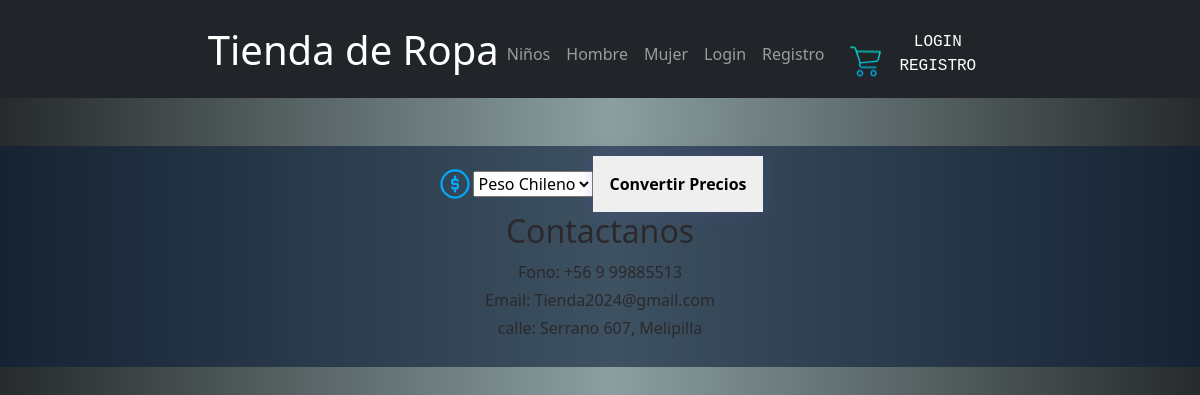
/trabajo/categorias_edit/4/, run on an earlier commit of the app's database.
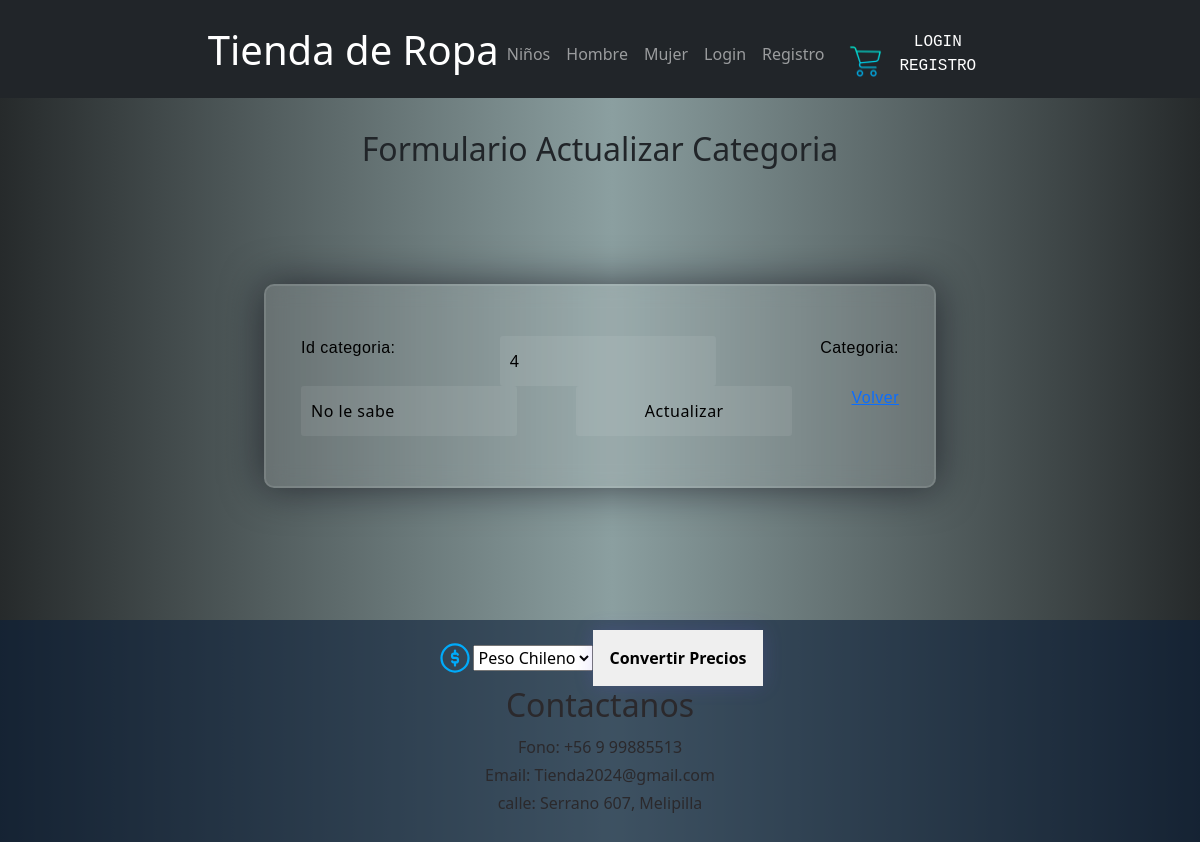
And on a later commit of the database.
### trabajo/models.py (models this page shows, shortened)
class Categoria(models.Model):
    id_categoria = models.CharField(max_length=4,db_column='idCategoria',primary_key=True)
    categoria = models.CharField(max_length=20, blank=False, null=False)

### trabajo/views.py (the view)
# urls.py: path('categorias_edit/<str:pk>/', categorias_edit, name='categorias_edit'),
def categorias_edit(request, pk):
    try:
        categoria = Categoria.objects.get(id_categoria=pk)  # Intenta obtener la categoría por su id
        mensaje = ""
        if request.method == "POST":
            form = CategoriaForm(request.POST, instance=categoria)
            if form.is_valid():
                form.save()
                mensaje = "Categoría actualizada correctamente."
        else:
            form = CategoriaForm(instance=categoria)
        context = {'categoria': categoria, 'form': form, 'mensaje': mensaje}
        return render(request, "trabajo/categorias_edit.html", context)
    except Categoria.DoesNotExist:
        categorias = Categoria.objects.all()
        mensaje = "Error: La categoría no existe."
        context = {'categorias': categorias, 'mensaje': mensaje}
        return render(request, "trabajo/categorias_edit.html", context)

### trabajo/forms.py
class CategoriaForm(ModelForm):
    class Meta:
      model = Categoria
      fields = "__all__"

### trabajo/templates/trabajo/categorias_edit.html (shortened to what this page needs)
{% extends 'base.html' %}
{% load static %}
{% block content %}
    <div class="productosAddMain">
        {% if categoria %}
            <h2>Formulario Actualizar Categoria</h2>
            <br>
            <form action="" method="POST">
                {{ form.as_table }}
                <input type="submit" name="opcion" value="Actualizar">
                <a href="{% url 'crud_categorias' %}">Volver</a>
            </form>
        {% endif %}
    </div>
{% endblock %}

What changed in the data, as far as the page shows it:
added Categoria: categoria "No le sabe"
Also different on the page:
form field id_categoria: (not shown) → "4"
form field opcion: (not shown) → "Actualizar"
text now shown: "Formulario Actualizar Categoria Id categoria: Categoria: Volver"
